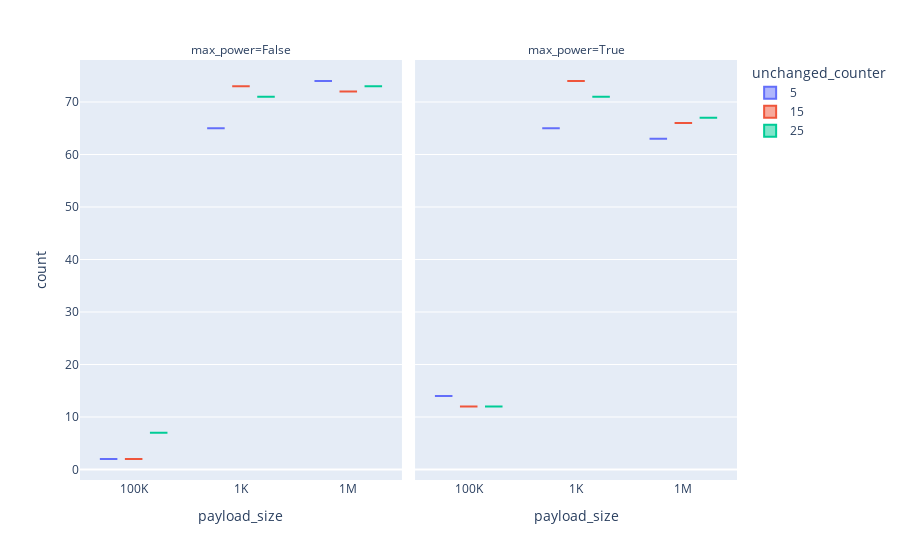

The notebook cell this image was saved under:
### Code cell
fig = px.box(
    reception_df,
    x="payload_size",
    y="count", 
    color="unchanged_counter",
    facet_col="max_power",
)
fig

### Figure 1 — Plotly figure (JSON) as saved in the notebook; plotly's stock layout.template omitted (floating-point values rounded to 4 significant figures)
{"data": [{"alignmentgroup": "True", "hovertemplate": "unchanged_counter=5<br>max_power=False<br>payload_size=%{x}<br>count=%{y}<extra></extra>", "legendgroup": "5", "marker": {"color": "#636efa"}, "name": "5", "notched": false, "offsetgroup": "5", "orientation": "v", "showlegend": true, "type": "box", "x": ["100K", "1K", "1M"], "x0": " ", "xaxis": "x", "y": [2, 65, 74], "y0": " ", "yaxis": "y"}, {"alignmentgroup": "True", "hovertemplate": "unchanged_counter=5<br>max_power=True<br>payload_size=%{x}<br>count=%{y}<extra></extra>", "legendgroup": "5", "marker": {"color": "#636efa"}, "name": "5", "notched": false, "offsetgroup": "5", "orientation": "v", "showlegend": false, "type": "box", "x": ["100K", "1K", "1M"], "x0": " ", "xaxis": "x2", "y": [14, 65, 63], "y0": " ", "yaxis": "y2"}, {"alignmentgroup": "True", "hovertemplate": "unchanged_counter=15<br>max_power=False<br>payload_size=%{x}<br>count=%{y}<extra></extra>", "legendgroup": "15", "marker": {"color": "#EF553B"}, "name": "15", "notched": false, "offsetgroup": "15", "orientation": "v", "showlegend": true, "type": "box", "x": ["100K", "1K", "1M"], "x0": " ", "xaxis": "x", "y": [2, 73, 72], "y0": " ", "yaxis": "y"}, {"alignmentgroup": "True", "hovertemplate": "unchanged_counter=15<br>max_power=True<br>payload_size=%{x}<br>count=%{y}<extra></extra>", "legendgroup": "15", "marker": {"color": "#EF553B"}, "name": "15", "notched": false, "offsetgroup": "15", "orientation": "v", "showlegend": false, "type": "box", "x": ["100K", "1K", "1M"], "x0": " ", "xaxis": "x2", "y": [12, 74, 66], "y0": " ", "yaxis": "y2"}, {"alignmentgroup": "True", "hovertemplate": "unchanged_counter=25<br>max_power=False<br>payload_size=%{x}<br>count=%{y}<extra></extra>", "legendgroup": "25", "marker": {"color": "#00cc96"}, "name": "25", "notched": false, "offsetgroup": "25", "orientation": "v", "showlegend": true, "type": "box", "x": ["100K", "1K", "1M"], "x0": " ", "xaxis": "x", "y": [7, 71, 73], "y0": " ", "yaxis": "y"}, {"alignmentgroup": "True", "hovertemplate": "unchanged_counter=25<br>max_power=True<br>payload_size=%{x}<br>count=%{y}<extra></extra>", "legendgroup": "25", "marker": {"color": "#00cc96"}, "name": "25", "notched": false, "offsetgroup": "25", "orientation": "v", "showlegend": false, "type": "box", "x": ["100K", "1K", "1M"], "x0": " ", "xaxis": "x2", "y": [12, 71, 67], "y0": " ", "yaxis": "y2"}], "layout": {"annotations": [{"font": {}, "showarrow": false, "text": "max_power=False", "x": 0.245, "xanchor": "center", "xref": "paper", "y": 1, "yanchor": "bottom", "yref": "paper"}, {"font": {}, "showarrow": false, "text": "max_power=True", "x": 0.755, "xanchor": "center", "xref": "paper", "y": 1, "yanchor": "bottom", "yref": "paper"}], "boxmode": "group", "legend": {"title": {"text": "unchanged_counter"}, "tracegroupgap": 0}, "margin": {"t": 60}, "xaxis": {"anchor": "y", "domain": [0, 0.49], "title": {"text": "payload_size"}}, "xaxis2": {"anchor": "y2", "domain": [0.51, 1], "matches": "x", "title": {"text": "payload_size"}}, "yaxis": {"anchor": "x", "domain": [0, 1], "title": {"text": "count"}}, "yaxis2": {"anchor": "x2", "domain": [0, 1], "matches": "y", "showticklabels": false}}}
